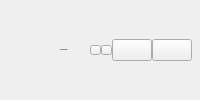
        <widget class="QFrame" name="contentTop">
         <property name="minimumSize">
          <size>
           <width>0</width>
           <height>60</height>
          </size>
         </property>
         <layout class="QHBoxLayout" name="_15">
          <property name="spacing">
           <number>0</number>
          </property>
          <property name="leftMargin">
           <number>0</number>
          </property>
          <property name="topMargin">
           <number>0</number>
          </property>
          <property name="rightMargin">
           <number>8</number>
          </property>
          <property name="bottomMargin">
           <number>0</number>
          </property>
          <item alignment="Qt::AlignmentFlag::AlignLeft">
           <widget class="QLabel" name="icon">
            <property name="minimumSize">
             <size>
              <width>60</width>
              <height>0</height>
             </size>
            </property>
            <property name="pixmap">
             <pixmap resource="../../../resources/resources.qrc">:/icons/icons/Logo.svg</pixmap>
            </property>
            <property name="alignment">
             <set>Qt::AlignmentFlag::AlignCenter</set>
            </property>
           </widget>
          </item>
          <item>
           <widget class="QLabel" name="title">
            <property name="sizePolicy">
             <sizepolicy hsizetype="Expanding" vsizetype="Preferred">
              <horstretch>0</horstretch>
              <verstretch>0</verstretch>
             </sizepolicy>
            </property>
            <property name="font">
             <font>
              <family>Segoe UI</family>
              <pointsize>-1</pointsize>
              <italic>false</italic>
              <bold>true</bold>
             </font>
            </property>
            <property name="text">
             <string>Tools Facebook</string>
            </property>
           </widget>
          </item>
          <item>
           <widget class="QPushButton" name="profileName">
            <property name="font">
             <font>
              <family>Segoe UI</family>
              <pointsize>-1</pointsize>
              <italic>false</italic>
              <bold>true</bold>
             </font>
            </property>
            <property name="text">
             <string/>
            </property>
            <property name="icon">
             <iconset resource="../../../resources/resources.qrc">
              <normaloff>:/icons/icons/account.svg</normaloff>:/icons/icons/account.svg</iconset>
            </property>
            <property name="iconSize">
             <size>
              <width>40</width>
              <height>40</height>
             </size>
            </property>
           </widget>
          </item>
          <item>
           <widget class="QFrame" name="navigationBar">
            <layout class="QHBoxLayout" name="_16">
             <property name="spacing">
              <number>0</number>
             </property>
             <property name="leftMargin">
              <number>0</number>
             </property>
             <property name="topMargin">
              <number>0</number>
             </property>
             <property name="rightMargin">
              <number>0</number>
             </property>
             <property name="bottomMargin">
              <number>0</number>
             </property>
             <item>
              <widget class="QPushButton" name="minimizeBtn">
               <property name="font">
                <font>
                 <family>Segoe UI</family>
                 <pointsize>-1</pointsize>
                 <italic>false</italic>
                 <bold>true</bold>
                </font>
               </property>
               <property name="icon">
                <iconset resource="../../../resources/resources.qrc">
                 <normaloff>:/icons/icons/minimize.svg</normaloff>:/icons/icons/minimize.svg</iconset>
               </property>
               <property name="iconSize">
                <size>
                 <width>20</width>
                 <height>20</height>
                </size>
               </property>
              </widget>
             </item>
             <item>
              <widget class="QPushButton" name="changeWindowBtn">
               <property name="icon">
                <iconset resource="../../../resources/resources.qrc">
                 <normaloff>:/icons/icons/maximize.svg</normaloff>
                 <normalon>:/icons/icons/restore.svg</normalon>:/icons/icons/maximize.svg</iconset>
               </property>
               <property name="iconSize">
                <size>
                 <width>20</width>
                 <height>20</height>
                </size>
               </property>
               <property name="checkable">
                <bool>true</bool>
               </property>
              </widget>
             </item>
             <item>
              <widget class="QPushButton" name="closeBtn">
               <property name="icon">
                <iconset resource="../../../resources/resources.qrc">
                 <normaloff>:/icons/icons/close.svg</normaloff>:/icons/icons/close.svg</iconset>
               </property>
               <property name="iconSize">
                <size>
                 <width>20</width>
                 <height>20</height>
                </size>
               </property>
              </widget>
             </item>
            </layout>
           </widget>
          </item>
         </layout>
        </widget>
